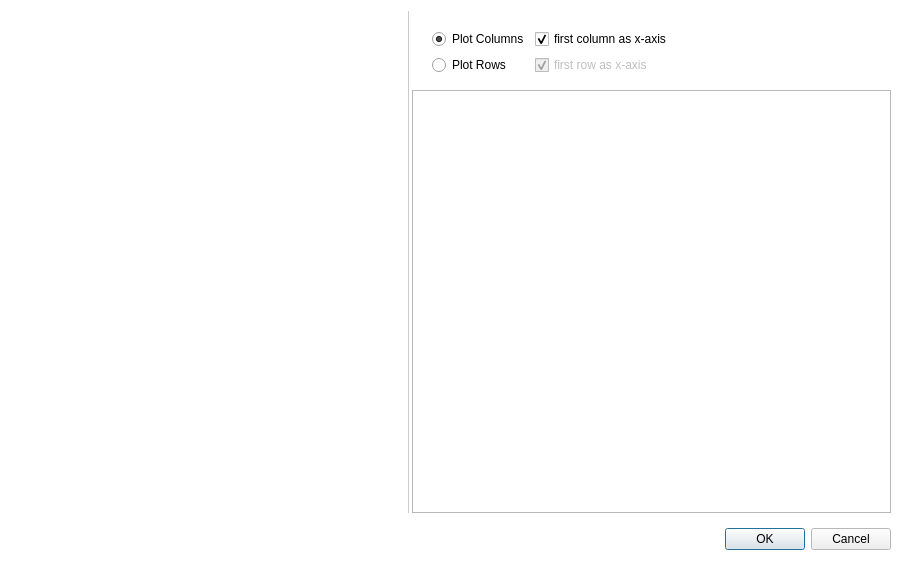
<?xml version="1.0" encoding="UTF-8"?>
<ui version="4.0">
 <class>TableDialog</class>
 <widget class="QDialog" name="TableDialog">
  <property name="geometry">
   <rect>
    <x>0</x>
    <y>0</y>
    <width>902</width>
    <height>561</height>
   </rect>
  </property>
  <property name="palette">
   <palette>
    <active>
     <colorrole role="Base">
      <brush brushstyle="SolidPattern">
       <color alpha="255">
        <red>255</red>
        <green>255</green>
        <blue>255</blue>
       </color>
      </brush>
     </colorrole>
     <colorrole role="Window">
      <brush brushstyle="SolidPattern">
       <color alpha="255">
        <red>255</red>
        <green>255</green>
        <blue>255</blue>
       </color>
      </brush>
     </colorrole>
    </active>
    <inactive>
     <colorrole role="Base">
      <brush brushstyle="SolidPattern">
       <color alpha="255">
        <red>255</red>
        <green>255</green>
        <blue>255</blue>
       </color>
      </brush>
     </colorrole>
     <colorrole role="Window">
      <brush brushstyle="SolidPattern">
       <color alpha="255">
        <red>255</red>
        <green>255</green>
        <blue>255</blue>
       </color>
      </brush>
     </colorrole>
    </inactive>
    <disabled>
     <colorrole role="Base">
      <brush brushstyle="SolidPattern">
       <color alpha="255">
        <red>255</red>
        <green>255</green>
        <blue>255</blue>
       </color>
      </brush>
     </colorrole>
     <colorrole role="Window">
      <brush brushstyle="SolidPattern">
       <color alpha="255">
        <red>255</red>
        <green>255</green>
        <blue>255</blue>
       </color>
      </brush>
     </colorrole>
    </disabled>
   </palette>
  </property>
  <layout class="QVBoxLayout" name="verticalLayout_2">
   <property name="spacing">
    <number>15</number>
   </property>
   <item>
    <widget class="QSplitter" name="splitter">
     <property name="styleSheet">
      <string notr="true">QSplitter::handle:horizontal {
	border-left: 1px solid #ccc;
}</string>
     </property>
     <property name="orientation">
      <enum>Qt::Horizontal</enum>
     </property>
     <widget class="QTableView" name="tableView">
      <property name="frameShape">
       <enum>QFrame::NoFrame</enum>
      </property>
     </widget>
     <widget class="QFrame" name="frame">
      <property name="sizePolicy">
       <sizepolicy hsizetype="Expanding" vsizetype="Expanding">
        <horstretch>0</horstretch>
        <verstretch>0</verstretch>
       </sizepolicy>
      </property>
      <property name="frameShape">
       <enum>QFrame::NoFrame</enum>
      </property>
      <layout class="QVBoxLayout" name="verticalLayout">
       <property name="leftMargin">
        <number>0</number>
       </property>
       <property name="rightMargin">
        <number>0</number>
       </property>
       <property name="bottomMargin">
        <number>0</number>
       </property>
       <item>
        <widget class="QWidget" name="plotSettingsWidget" native="true">
         <layout class="QGridLayout" name="gridLayout_2">
          <property name="leftMargin">
           <number>20</number>
          </property>
          <item row="1" column="0">
           <widget class="QRadioButton" name="plotRowsRadioButton">
            <property name="text">
             <string>Plot Rows</string>
            </property>
           </widget>
          </item>
          <item row="0" column="0">
           <widget class="QRadioButton" name="plotColumnsRadioButton">
            <property name="text">
             <string>Plot Columns</string>
            </property>
            <property name="checked">
             <bool>true</bool>
            </property>
           </widget>
          </item>
          <item row="0" column="1">
           <widget class="QCheckBox" name="firstColumnAsXAxisCheckBox">
            <property name="text">
             <string>first column as x-axis</string>
            </property>
            <property name="checked">
             <bool>true</bool>
            </property>
           </widget>
          </item>
          <item row="1" column="1">
           <widget class="QCheckBox" name="firstRowAsXAxisCheckBox">
            <property name="enabled">
             <bool>false</bool>
            </property>
            <property name="text">
             <string>first row as x-axis</string>
            </property>
            <property name="checked">
             <bool>true</bool>
            </property>
           </widget>
          </item>
          <item row="0" column="2">
           <spacer name="horizontalSpacer">
            <property name="orientation">
             <enum>Qt::Horizontal</enum>
            </property>
            <property name="sizeHint" stdset="0">
             <size>
              <width>40</width>
              <height>20</height>
             </size>
            </property>
           </spacer>
          </item>
         </layout>
        </widget>
       </item>
       <item>
        <widget class="GraphicsLayoutWidget" name="graphicsView"/>
       </item>
      </layout>
     </widget>
    </widget>
   </item>
   <item>
    <widget class="QDialogButtonBox" name="buttonBox">
     <property name="orientation">
      <enum>Qt::Horizontal</enum>
     </property>
     <property name="standardButtons">
      <set>QDialogButtonBox::Cancel|QDialogButtonBox::Ok</set>
     </property>
    </widget>
   </item>
  </layout>
 </widget>
 <customwidgets>
  <customwidget>
   <class>GraphicsLayoutWidget</class>
   <extends>QGraphicsView</extends>
   <header>pyqtgraph</header>
  </customwidget>
 </customwidgets>
 <resources>
  <include location="../icons/icons.qrc"/>
 </resources>
 <connections>
  <connection>
   <sender>buttonBox</sender>
   <signal>accepted()</signal>
   <receiver>TableDialog</receiver>
   <slot>accept()</slot>
   <hints>
    <hint type="sourcelabel">
     <x>257</x>
     <y>590</y>
    </hint>
    <hint type="destinationlabel">
     <x>157</x>
     <y>274</y>
    </hint>
   </hints>
  </connection>
  <connection>
   <sender>buttonBox</sender>
   <signal>rejected()</signal>
   <receiver>TableDialog</receiver>
   <slot>reject()</slot>
   <hints>
    <hint type="sourcelabel">
     <x>325</x>
     <y>590</y>
    </hint>
    <hint type="destinationlabel">
     <x>286</x>
     <y>274</y>
    </hint>
   </hints>
  </connection>
  <connection>
   <sender>plotColumnsRadioButton</sender>
   <signal>toggled(bool)</signal>
   <receiver>firstColumnAsXAxisCheckBox</receiver>
   <slot>setEnabled(bool)</slot>
   <hints>
    <hint type="sourcelabel">
     <x>491</x>
     <y>36</y>
    </hint>
    <hint type="destinationlabel">
     <x>563</x>
     <y>36</y>
    </hint>
   </hints>
  </connection>
  <connection>
   <sender>plotRowsRadioButton</sender>
   <signal>toggled(bool)</signal>
   <receiver>firstRowAsXAxisCheckBox</receiver>
   <slot>setEnabled(bool)</slot>
   <hints>
    <hint type="sourcelabel">
     <x>489</x>
     <y>63</y>
    </hint>
    <hint type="destinationlabel">
     <x>546</x>
     <y>61</y>
    </hint>
   </hints>
  </connection>
 </connections>
</ui>
